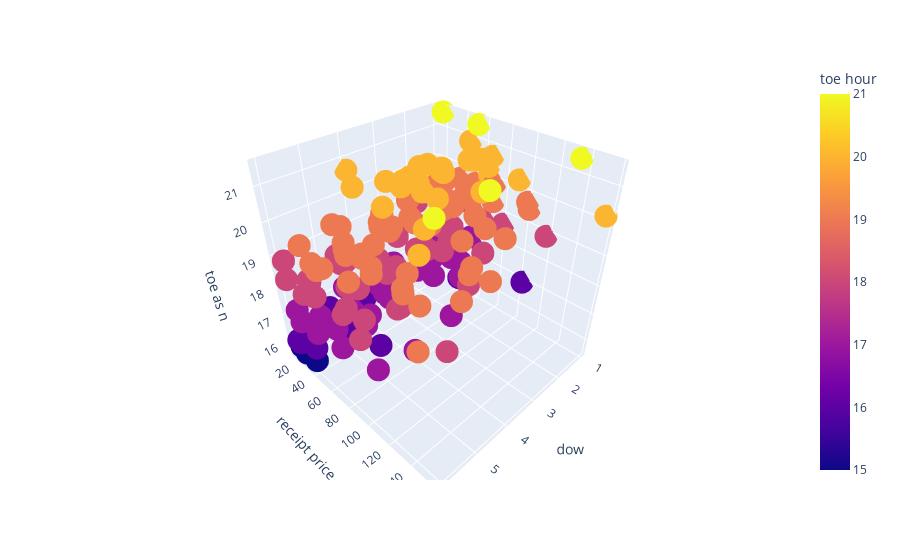

Notebook code cell kept with this figure:
### Code cell
fig = px.scatter_3d(df, x='dow', y='receipt price', z='toe as n', color='toe hour')
fig.show()

### Figure 1 — Plotly figure (JSON) as saved in the notebook; plotly's stock layout.template omitted (floating-point values rounded to 4 significant figures; data arrays with more than 128 entries replaced by an {"elided": "..."} marker saying what was removed)
{"data": [{"hovertemplate": "dow=%{x}<br>receipt price=%{y}<br>toe as n=%{z}<br>toe hour=%{marker.color}<extra></extra>", "legendgroup": "", "marker": {"color": {"elided": "185 int values"}, "coloraxis": "coloraxis", "symbol": "circle"}, "mode": "markers", "name": "", "scene": "scene", "showlegend": false, "type": "scatter3d", "x": {"elided": "185 int values"}, "y": {"elided": "185 float values"}, "z": {"elided": "185 float values"}}], "layout": {"coloraxis": {"colorbar": {"title": {"text": "toe hour"}}, "colorscale": [[0, "#0d0887"], [0.1111, "#46039f"], [0.2222, "#7201a8"], [0.3333, "#9c179e"], [0.4444, "#bd3786"], [0.5556, "#d8576b"], [0.6667, "#ed7953"], [0.7778, "#fb9f3a"], [0.8889, "#fdca26"], [1, "#f0f921"]]}, "legend": {"tracegroupgap": 0}, "margin": {"t": 60}, "scene": {"domain": {"x": [0, 1], "y": [0, 1]}, "xaxis": {"title": {"text": "dow"}}, "yaxis": {"title": {"text": "receipt price"}}, "zaxis": {"title": {"text": "toe as n"}}}}}
